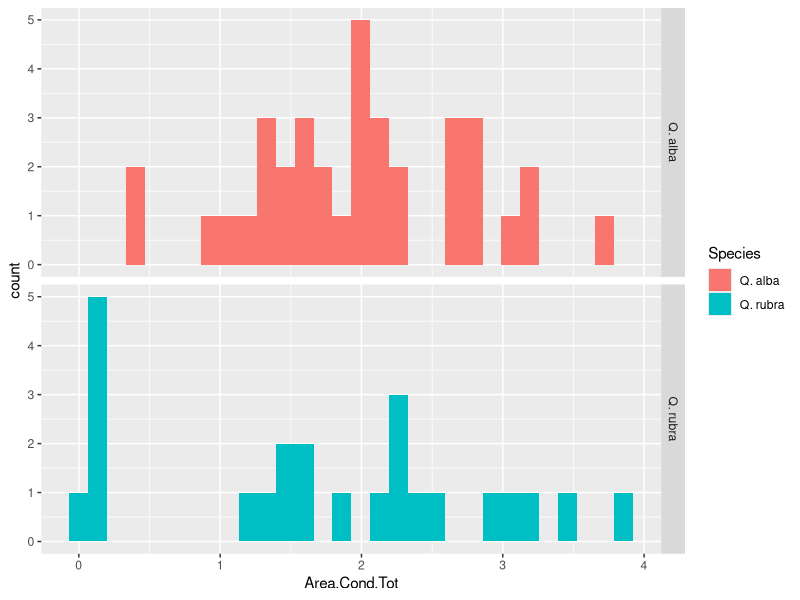
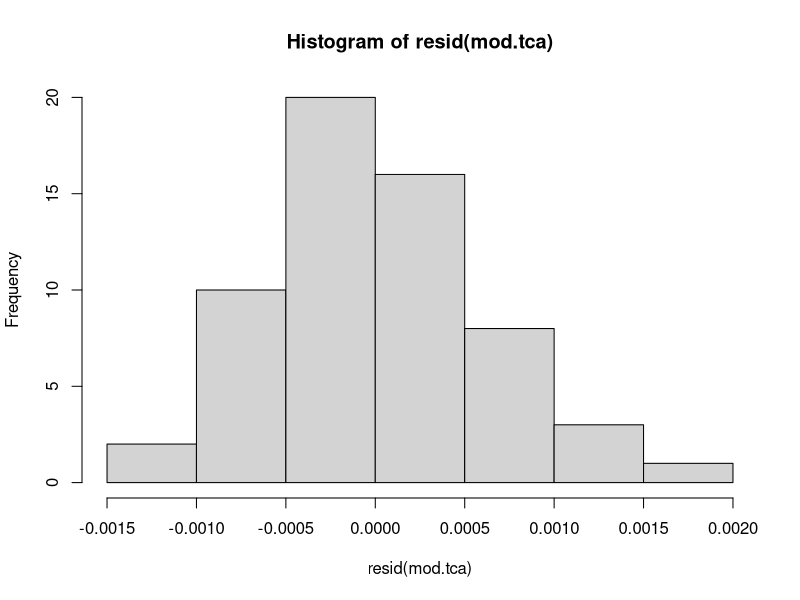
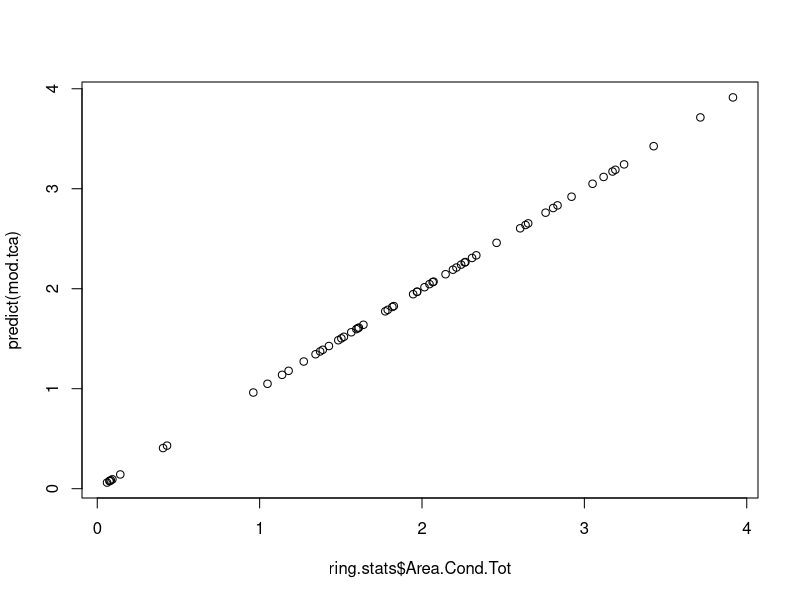

Write the R code that produced these figures, in order. (Note: this script raises an error after producing the figures.)
# Analysis of differences in wood hydraulic structure
# Main Question: Are there differenes in hydraulic strategies of red & white oaks?
#   -- Total Conductive Area
#   -- Earlywood Vessel Density
#   -- Mean Earlywood Vessel Size
library(nlme); library(ggplot2)
path.figs <- "/Volumes/GoogleDrive/My Drive/IMSA_SIR/2017_FalseRings_Oros_Ye/SIR 2018-19/Figures/Figures_Christy/"

ring.stats <- read.csv("../data_raw/TreeRingData_XylemCores.csv")
ring.stats <- ring.stats[ring.stats$year>=1980 & ring.stats$year<=1985,]
ring.stats$Species <- car::recode(ring.stats$Species, "'QURU'='Q. rubra'; 'QUAL'='Q. alba'")
summary(ring.stats)


# Note that all of our data is small and zero-truncated
ggplot(data=ring.stats) +
  facet_grid(Species~.) +
  geom_histogram(aes(x=Area.Cond.Tot, fill=Species)) 


# Comparing Total conductive area across species
# Testing for differences in year; no difference, but we need to keep the year effect so our data is accounted for properly
mod.tca.rml <- lme(Area.Cond.Tot ~ Species, data=ring.stats, random=list(IMLS_Plot=~1, Core.ID=~1, year=~1), method="REML")
mod.tca.rml2 <- lme(Area.Cond.Tot ~ Species, data=ring.stats, random=list(IMLS_Plot=~1, Core.ID=~1), method="REML")
mod.tca.rml3 <- lme(Area.Cond.Tot ~ Species, data=ring.stats, random=list(year=~1, IMLS_Plot=~1, Core.ID=~1), method="REML")
anova(mod.tca.rml, mod.tca.rml2, mod.tca.rml3)


# The difference makes sense, but the fact that QUAL is not significantly differnet from 0 is worrysome
mod.tca <- lme(Area.Cond.Tot ~ Species, data=ring.stats, random=list(year=~1, IMLS_Plot=~1, Core.ID=~1), method="ML")
# mod.tca2 <- lme(Area.Cond.Tot ~ Species, data=ring.stats, random=list(year=~1, IMLS_Plot=~1, Core.ID=~1))
sum.tca <- summary(mod.tca)
sum.tca$tTable[2,1]/sum.tca$sum.va$tTable[1,1] # Looking at the percent difference

# summary(mod.tca2)
# summary(mod.tca.rml)

hist(resid(mod.tca))
plot(predict(mod.tca) ~ ring.stats$Area.Cond.Tot)
# plot(resid(mod.tca) ~ predict(mod.tca))
summary(predict(mod.tca))


# Looking at differences in Vessel Density
mod.vd <- lme(Vessel.Density ~ Species, data=ring.stats, random=list(year=~1, IMLS_Plot=~1, Core.ID=~1), method="ML")
# mod.vd2 <- lme(Vessel.Density ~ Species, data=ring.stats, random=list(year=~1, IMLS_Plot=~1, Core.ID=~1))
summary(mod.vd)
summary(mod.vd2)

# Looking at the percent difference
sum.vd <- summary(mod.vd)
sum.vd$tTable[2,1]/sum.vd$sum.va$tTable[1,1] # Looking at the percent difference

hist(resid(mod.vd))
plot(predict(mod.vd) ~ ring.stats$Vessel.Density)
# plot(resid(mod.vd) ~ predict(mod.vd))

hist(resid(mod.vd2))
plot(predict(mod.vd2) ~ ring.stats$Vessel.Density)
# plot(resid(mod.vd2) ~ predict(mod.vd2))


# Looking at differences in mean vessel area
mod.va <- lme(Vessel.Area ~ Species, data=ring.stats, random=list(year=~1, IMLS_Plot=~1, Core.ID=~1), method="ML")
# mod.va2 <- lme(Vessel.Area ~ Species, data=ring.stats, random=list(year=~1, IMLS_Plot=~1, Core.ID=~1))
summary(mod.va)
# summary(mod.va2)

# Looking at the percent difference
sum.va <- summary(mod.va)
sum.va$tTable[2,1]/sum.va$sum.va$tTable[1,1] # Looking at the percent difference

hist(resid(mod.va))
plot(predict(mod.va) ~ ring.stats$Vessel.Area)
# plot(resid(mod.va) ~ predict(mod.va))

hist(resid(mod.va2))
plot(predict(mod.va2) ~ ring.stats$Vessel.Area)
# plot(resid(mod.va2) ~ predict(mod.va2))

png(file.path(path.figs, "TotalConductiveArea.png"), height=6, width=9, units="in", res=180)
ggplot(data=ring.stats) +
  geom_boxplot(aes(x=Species, y=Area.Cond.Tot, fill=Species)) +
  annotate(geom="text", x=2.35, y=0.35, label=paste0("p=", round(sum.tca$tTable[2,5], 2)), size=8) +
  scale_fill_manual(labels=c("Q. alba\n(White Oak)", "Q. rubra\n(Red Oak)"), values=c("cadetblue3", "coral2")) +
  scale_x_discrete(labels=c("Q. alba\n(White Oak)", "Q. rubra\n(Red Oak)")) +
  scale_y_continuous(name=expression(bold(paste("Total Conductive Area (cm"^"2", " yr"^"-1", ")"))), limits=c(0, 4.5), expand=c(0,0)) +
  guides(fill=F) +
  theme_bw() +
  theme(panel.grid=element_blank(),
        axis.title.x = element_blank(),
        axis.title.y=element_text(size=rel(2), face="bold", color="black"),
        axis.text.x=element_text(size=rel(2), face="bold.italic", color="black"),
        axis.text.y=element_text(size=rel(2), color="black"))
dev.off()

png(file.path(path.figs, "VesselDensity.png"), height=6, width=9, units="in", res=180)
ggplot(data=ring.stats) +
  geom_boxplot(aes(x=Species, y=Vessel.Density, fill=Species)) +
  annotate(geom="text", x=2.35, y=1, label=paste0("p=", round(sum.vd$tTable[2,5], 2)), size=8) +
  scale_fill_manual(labels=c("Q. alba\n(White Oak)", "Q. rubra\n(Red Oak)"), values=c("cadetblue3", "coral2")) +
  scale_x_discrete(labels=c("Q. alba\n(White Oak)", "Q. rubra\n(Red Oak)")) +
  scale_y_continuous(name=expression(bold(paste("Vessel Density (vessels mm"^"-2", " yr"^"-1",")")))) +
  guides(fill=F) +
  theme_bw() +
  theme(panel.grid=element_blank(),
        axis.title.x = element_blank(),
        axis.title.y=element_text(size=rel(2), face="bold", color="black"),
        axis.text.x=element_text(size=rel(2), face="bold.italic", color="black"),
        axis.text.y=element_text(size=rel(2), color="black"))
dev.off()

png(file.path(path.figs, "VesselArea.png"), height=6, width=9, units="in", res=180)
ggplot(data=ring.stats) +
  geom_boxplot(aes(x=Species, y=Vessel.Area, fill=Species)) +
  annotate(geom="text", x=2.35, y=0.035, label=paste0("p=", round(sum.va$tTable[2,5], 2)), size=8) +
  scale_fill_manual(labels=c("Q. alba\n(White Oak)", "Q. rubra\n(Red Oak)"), values=c("cadetblue3", "coral2")) +
  scale_x_discrete(labels=c("Q. alba\n(White Oak)", "Q. rubra\n(Red Oak)")) +
  scale_y_continuous(name=expression(bold(paste("Mean Vessel Area (mm"^"2",")")))) +
  guides(fill=F) +
  theme_bw() +
  theme(panel.grid=element_blank(),
        axis.title.x = element_blank(),
        axis.title.y=element_text(size=rel(2), face="bold", color="black"),
        axis.text.x=element_text(size=rel(2), face="bold.italic", color="black"),
        axis.text.y=element_text(size=rel(2), color="black"))
dev.off()
